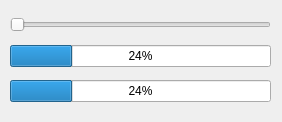
<?xml version="1.0" encoding="UTF-8"?>
<ui version="4.0">
 <class>MainWindow</class>
 <widget class="QMainWindow" name="MainWindow">
  <property name="geometry">
   <rect>
    <x>0</x>
    <y>0</y>
    <width>282</width>
    <height>122</height>
   </rect>
  </property>
  <property name="windowTitle">
   <string>MainWindow</string>
  </property>
  <widget class="QWidget" name="centralwidget">
   <widget class="QWidget" name="">
    <property name="geometry">
     <rect>
      <x>10</x>
      <y>10</y>
      <width>261</width>
      <height>101</height>
     </rect>
    </property>
    <layout class="QVBoxLayout" name="verticalLayout">
     <item>
      <widget class="QSlider" name="horizontalSlider">
       <property name="orientation">
        <enum>Qt::Horizontal</enum>
       </property>
      </widget>
     </item>
     <item>
      <widget class="QProgressBar" name="progressBar">
       <property name="value">
        <number>24</number>
       </property>
      </widget>
     </item>
     <item>
      <widget class="QProgressBar" name="progressBar_2">
       <property name="value">
        <number>24</number>
       </property>
      </widget>
     </item>
    </layout>
   </widget>
  </widget>
 </widget>
 <resources/>
 <connections/>
</ui>
